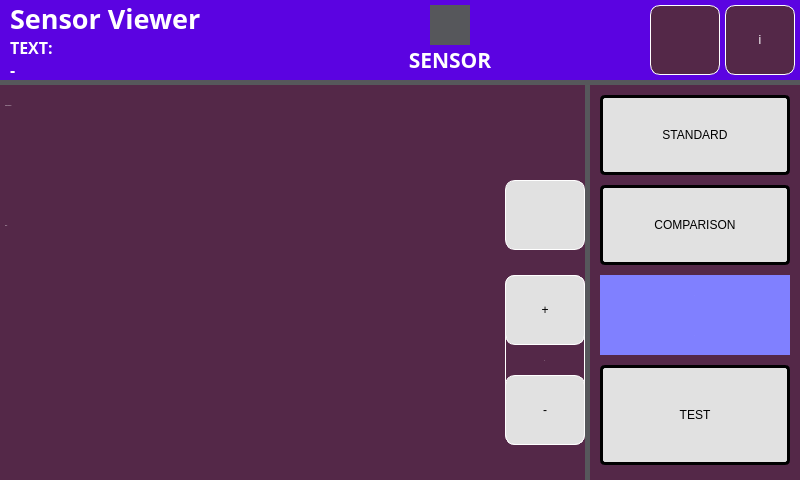
<?xml version="1.0" encoding="UTF-8"?>
<ui version="4.0">
 <class>MainWindow</class>
 <widget class="QMainWindow" name="MainWindow">
  <property name="geometry">
   <rect>
    <x>0</x>
    <y>0</y>
    <width>800</width>
    <height>480</height>
   </rect>
  </property>
  <property name="contextMenuPolicy">
   <enum>Qt::PreventContextMenu</enum>
  </property>
  <property name="windowTitle">
   <string>Mid-Level Sensor Viewer</string>
  </property>
  <property name="layoutDirection">
   <enum>Qt::RightToLeft</enum>
  </property>
  <property name="styleSheet">
   <string notr="true">background-color: rgb(86, 87, 91);</string>
  </property>
  <widget class="QWidget" name="centralwidget">
   <widget class="QPushButton" name="pushButton_2">
    <property name="geometry">
     <rect>
      <x>725</x>
      <y>5</y>
      <width>70</width>
      <height>70</height>
     </rect>
    </property>
    <property name="styleSheet">
     <string notr="true">QPushButton {
	background-color: rgb(84, 40, 72);
	font: 75 40pt &quot;Times New Roman&quot;;
	color: rgb(255, 255, 255);
	border: 1px solid white;
	border-radius: 10px;
	text-align: center;
}

QPushButton::hover {
	background-color: rgb(38, 201, 84);
	color: rgb(255, 255, 255);
    border: 0px;
	border-radius: 10px;
	text-align: center;
}</string>
    </property>
    <property name="text">
     <string>i</string>
    </property>
   </widget>
   <widget class="QLabel" name="label_6">
    <property name="geometry">
     <rect>
      <x>0</x>
      <y>0</y>
      <width>200</width>
      <height>80</height>
     </rect>
    </property>
    <property name="styleSheet">
     <string notr="true">background-color: rgb(0, 157, 225);
border: 1px solid white;</string>
    </property>
    <property name="text">
     <string/>
    </property>
   </widget>
   <widget class="QPushButton" name="pushButton">
    <property name="geometry">
     <rect>
      <x>650</x>
      <y>5</y>
      <width>70</width>
      <height>70</height>
     </rect>
    </property>
    <property name="styleSheet">
     <string notr="true">QPushButton {
	background-color: rgb(84, 40, 72);
	font: 75 40pt &quot;Times New Roman&quot;;
	color: rgb(255, 255, 255);
	border: 1px solid white;
	border-radius: 10px;
	text-align: center;
}

QPushButton::hover {
	background-color: rgb(38, 201, 84);
	color: rgb(255, 255, 255);
    border: 0px;
	border-radius: 10px;
	text-align: center;
}</string>
    </property>
    <property name="text">
     <string/>
    </property>
    <property name="icon">
     <iconset>
      <selectedon>:/images/images/system_img.png</selectedon>
     </iconset>
    </property>
    <property name="iconSize">
     <size>
      <width>50</width>
      <height>50</height>
     </size>
    </property>
   </widget>
   <widget class="QLabel" name="label_4">
    <property name="geometry">
     <rect>
      <x>430</x>
      <y>5</y>
      <width>40</width>
      <height>40</height>
     </rect>
    </property>
    <property name="styleSheet">
     <string notr="true">background: url(:/images/images/sensor_error.png);</string>
    </property>
    <property name="text">
     <string/>
    </property>
   </widget>
   <widget class="QGroupBox" name="groupBox">
    <property name="geometry">
     <rect>
      <x>0</x>
      <y>85</y>
      <width>585</width>
      <height>395</height>
     </rect>
    </property>
    <property name="styleSheet">
     <string notr="true">background-color: rgb(84, 40, 72);
border: 1 px solid white;
background-repeat; no-repeat;</string>
    </property>
    <property name="title">
     <string/>
    </property>
    <widget class="QScrollArea" name="scrollArea">
     <property name="geometry">
      <rect>
       <x>8</x>
       <y>40</y>
       <width>495</width>
       <height>79</height>
      </rect>
     </property>
     <property name="layoutDirection">
      <enum>Qt::LeftToRight</enum>
     </property>
     <property name="styleSheet">
      <string notr="true">background-color: rgb(84, 40, 72);</string>
     </property>
     <property name="widgetResizable">
      <bool>true</bool>
     </property>
     <widget class="QWidget" name="scrollAreaWidgetContents">
      <property name="geometry">
       <rect>
        <x>0</x>
        <y>0</y>
        <width>495</width>
        <height>79</height>
       </rect>
      </property>
     </widget>
    </widget>
    <widget class="QLabel" name="label_9">
     <property name="geometry">
      <rect>
       <x>5</x>
       <y>5</y>
       <width>180</width>
       <height>30</height>
      </rect>
     </property>
     <property name="font">
      <font>
       <family>Lato-Bold</family>
       <pointsize>-1</pointsize>
       <italic>false</italic>
       <bold>false</bold>
      </font>
     </property>
     <property name="styleSheet">
      <string notr="true">background-color: rgba(255, 255, 255, 0%);
color: rgb(255, 255, 255);
border: 0px;
font: 24px 'Lato-Bold';</string>
     </property>
     <property name="text">
      <string>COMPARISON :</string>
     </property>
     <property name="alignment">
      <set>Qt::AlignLeading|Qt::AlignLeft|Qt::AlignVCenter</set>
     </property>
    </widget>
    <widget class="QLabel" name="label_10">
     <property name="geometry">
      <rect>
       <x>5</x>
       <y>125</y>
       <width>180</width>
       <height>30</height>
      </rect>
     </property>
     <property name="font">
      <font>
       <family>Lato-Bold</family>
       <pointsize>-1</pointsize>
       <italic>false</italic>
       <bold>false</bold>
      </font>
     </property>
     <property name="styleSheet">
      <string notr="true">background-color: rgba(255, 255, 255, 0%);
color: rgb(255, 255, 255);
border: 0px;
font: 24px 'Lato-Bold';</string>
     </property>
     <property name="text">
      <string>TEST :</string>
     </property>
     <property name="alignment">
      <set>Qt::AlignLeading|Qt::AlignLeft|Qt::AlignVCenter</set>
     </property>
    </widget>
    <widget class="QPushButton" name="pushButton_4">
     <property name="geometry">
      <rect>
       <x>505</x>
       <y>190</y>
       <width>80</width>
       <height>70</height>
      </rect>
     </property>
     <property name="layoutDirection">
      <enum>Qt::LeftToRight</enum>
     </property>
     <property name="styleSheet">
      <string notr="true">QPushButton {
	border: 1px solid white;
	border-radius: 10px;
	color: rgb(0, 0, 0);
    background-color: rgb(225, 225, 225);
	text-align: center;
	font: 44px 'Lato-Bold';
}

QPushButton::hover {
	color: rgb(255, 255, 255);	
    background-color: rgb(38, 201, 84);
}</string>
     </property>
     <property name="text">
      <string>+</string>
     </property>
    </widget>
    <widget class="QPushButton" name="pushButton_5">
     <property name="geometry">
      <rect>
       <x>505</x>
       <y>290</y>
       <width>80</width>
       <height>70</height>
      </rect>
     </property>
     <property name="layoutDirection">
      <enum>Qt::LeftToRight</enum>
     </property>
     <property name="styleSheet">
      <string notr="true">QPushButton {
	border: 1px solid white;
	border-radius: 10px;
	color: rgb(0, 0, 0);
    background-color: rgb(225, 225, 225);
	text-align: center;
	font: 44px 'Lato-Bold';
}

QPushButton::hover {
	color: rgb(255, 255, 255);	
    background-color: rgb(38, 201, 84);
}</string>
     </property>
     <property name="text">
      <string>-</string>
     </property>
    </widget>
    <widget class="QScrollArea" name="scrollArea_2">
     <property name="geometry">
      <rect>
       <x>8</x>
       <y>160</y>
       <width>495</width>
       <height>79</height>
      </rect>
     </property>
     <property name="layoutDirection">
      <enum>Qt::LeftToRight</enum>
     </property>
     <property name="styleSheet">
      <string notr="true">background-color: rgb(84, 40, 72);</string>
     </property>
     <property name="widgetResizable">
      <bool>true</bool>
     </property>
     <widget class="QWidget" name="scrollAreaWidgetContents_2">
      <property name="geometry">
       <rect>
        <x>0</x>
        <y>0</y>
        <width>495</width>
        <height>79</height>
       </rect>
      </property>
     </widget>
    </widget>
    <widget class="QScrollArea" name="scrollArea_3">
     <property name="geometry">
      <rect>
       <x>8</x>
       <y>234</y>
       <width>495</width>
       <height>79</height>
      </rect>
     </property>
     <property name="layoutDirection">
      <enum>Qt::LeftToRight</enum>
     </property>
     <property name="styleSheet">
      <string notr="true">background-color: rgb(84, 40, 72);</string>
     </property>
     <property name="widgetResizable">
      <bool>true</bool>
     </property>
     <widget class="QWidget" name="scrollAreaWidgetContents_3">
      <property name="geometry">
       <rect>
        <x>0</x>
        <y>0</y>
        <width>495</width>
        <height>79</height>
       </rect>
      </property>
     </widget>
    </widget>
    <widget class="QScrollArea" name="scrollArea_4">
     <property name="geometry">
      <rect>
       <x>8</x>
       <y>308</y>
       <width>299</width>
       <height>79</height>
      </rect>
     </property>
     <property name="layoutDirection">
      <enum>Qt::LeftToRight</enum>
     </property>
     <property name="styleSheet">
      <string notr="true">background-color: rgb(84, 40, 72);</string>
     </property>
     <property name="widgetResizable">
      <bool>true</bool>
     </property>
     <widget class="QWidget" name="scrollAreaWidgetContents_4">
      <property name="geometry">
       <rect>
        <x>0</x>
        <y>0</y>
        <width>299</width>
        <height>79</height>
       </rect>
      </property>
     </widget>
    </widget>
    <widget class="QScrollArea" name="scrollArea_5">
     <property name="geometry">
      <rect>
       <x>302</x>
       <y>308</y>
       <width>201</width>
       <height>79</height>
      </rect>
     </property>
     <property name="layoutDirection">
      <enum>Qt::LeftToRight</enum>
     </property>
     <property name="styleSheet">
      <string notr="true">background-color: rgb(84, 40, 72);</string>
     </property>
     <property name="widgetResizable">
      <bool>true</bool>
     </property>
     <widget class="QWidget" name="scrollAreaWidgetContents_5">
      <property name="geometry">
       <rect>
        <x>0</x>
        <y>0</y>
        <width>201</width>
        <height>79</height>
       </rect>
      </property>
     </widget>
    </widget>
    <widget class="QLabel" name="label_12">
     <property name="geometry">
      <rect>
       <x>505</x>
       <y>190</y>
       <width>80</width>
       <height>170</height>
      </rect>
     </property>
     <property name="styleSheet">
      <string notr="true">border: 1px solid white;
border-radius: 10px;</string>
     </property>
     <property name="text">
      <string/>
     </property>
    </widget>
    <widget class="QLabel" name="label_11">
     <property name="geometry">
      <rect>
       <x>505</x>
       <y>260</y>
       <width>80</width>
       <height>30</height>
      </rect>
     </property>
     <property name="font">
      <font>
       <family>Lato-Bold</family>
       <pointsize>-1</pointsize>
       <italic>false</italic>
       <bold>false</bold>
      </font>
     </property>
     <property name="styleSheet">
      <string notr="true">background-color: rgba(255, 255, 255, 0%);
color: rgb(255, 255, 255);
border: 0px;
font: 24px 'Lato-Bold';</string>
     </property>
     <property name="text">
      <string>0</string>
     </property>
     <property name="alignment">
      <set>Qt::AlignCenter</set>
     </property>
    </widget>
    <widget class="QPushButton" name="pushButton_3">
     <property name="geometry">
      <rect>
       <x>505</x>
       <y>95</y>
       <width>80</width>
       <height>70</height>
      </rect>
     </property>
     <property name="layoutDirection">
      <enum>Qt::LeftToRight</enum>
     </property>
     <property name="styleSheet">
      <string notr="true">QPushButton {
	border: 1px solid white;
	border-radius: 10px;
	color: rgb(0, 0, 0);
    background-color: rgb(225, 225, 225);
	background-image: url(:/images/images/clear_open_img.png);
}

QPushButton::hover {
	color: rgb(255, 255, 255);	
    background-color: rgb(38, 201, 84);
    background-image: url(:/images/images/clear_close_img.png);
}</string>
     </property>
     <property name="text">
      <string/>
     </property>
     <property name="iconSize">
      <size>
       <width>80</width>
       <height>70</height>
      </size>
     </property>
    </widget>
    <zorder>scrollArea</zorder>
    <zorder>label_9</zorder>
    <zorder>label_10</zorder>
    <zorder>scrollArea_2</zorder>
    <zorder>scrollArea_3</zorder>
    <zorder>scrollArea_4</zorder>
    <zorder>scrollArea_5</zorder>
    <zorder>label_12</zorder>
    <zorder>pushButton_4</zorder>
    <zorder>pushButton_5</zorder>
    <zorder>label_11</zorder>
    <zorder>pushButton_3</zorder>
   </widget>
   <widget class="QLabel" name="label">
    <property name="geometry">
     <rect>
      <x>10</x>
      <y>6</y>
      <width>321</width>
      <height>24</height>
     </rect>
    </property>
    <property name="font">
     <font>
      <family>Source Code Pro</family>
      <pointsize>20</pointsize>
      <bold>true</bold>
     </font>
    </property>
    <property name="styleSheet">
     <string notr="true">background-color: rgba(255, 255, 255, 0%);
color: rgb(255, 255, 255);
border: 0px;</string>
    </property>
    <property name="text">
     <string>Sensor Viewer</string>
    </property>
   </widget>
   <widget class="QGroupBox" name="groupBox_2">
    <property name="geometry">
     <rect>
      <x>590</x>
      <y>85</y>
      <width>210</width>
      <height>395</height>
     </rect>
    </property>
    <property name="styleSheet">
     <string notr="true">background-color: rgb(84, 40, 72);
border: 1 px solid white;
background-repeat; no-repeat;</string>
    </property>
    <property name="title">
     <string/>
    </property>
    <widget class="QPushButton" name="pushButton_7">
     <property name="geometry">
      <rect>
       <x>10</x>
       <y>100</y>
       <width>190</width>
       <height>80</height>
      </rect>
     </property>
     <property name="layoutDirection">
      <enum>Qt::LeftToRight</enum>
     </property>
     <property name="styleSheet">
      <string notr="true">QPushButton {
    border: 3px solid black;
	border-radius: 5px;
	color: rgb(0, 0, 0);
    background-color: rgb(225, 225, 225);
	text-align: center;
	font: 26px 'Lato-Bold';
}

QPushButton::hover {
	color: rgb(255, 255, 255);	
    background-color: rgb(38, 201, 84);
}</string>
     </property>
     <property name="text">
      <string>COMPARISON</string>
     </property>
    </widget>
    <widget class="QPushButton" name="pushButton_8">
     <property name="geometry">
      <rect>
       <x>10</x>
       <y>280</y>
       <width>190</width>
       <height>100</height>
      </rect>
     </property>
     <property name="layoutDirection">
      <enum>Qt::LeftToRight</enum>
     </property>
     <property name="styleSheet">
      <string notr="true">QPushButton {
    border: 3px solid black;
	border-radius: 5px;
	color: rgb(0, 0, 0);
    background-color: rgb(225, 225, 225);
	text-align: center;
	font: 36px 'Lato-Bold';
}

QPushButton::hover {
	color: rgb(255, 255, 255);	
    background-color: rgb(38, 201, 84);
}</string>
     </property>
     <property name="text">
      <string>TEST</string>
     </property>
    </widget>
    <widget class="QLabel" name="label_13">
     <property name="geometry">
      <rect>
       <x>10</x>
       <y>190</y>
       <width>190</width>
       <height>40</height>
      </rect>
     </property>
     <property name="font">
      <font>
       <family>Lato-Bold</family>
       <pointsize>-1</pointsize>
       <italic>false</italic>
       <bold>false</bold>
      </font>
     </property>
     <property name="styleSheet">
      <string notr="true">background-color: rgb(128, 128, 255);
color: rgb(255, 255, 255);
border: 0px;
font: 36px 'Lato-Bold';</string>
     </property>
     <property name="text">
      <string>-</string>
     </property>
     <property name="alignment">
      <set>Qt::AlignCenter</set>
     </property>
    </widget>
    <widget class="QLabel" name="label_14">
     <property name="geometry">
      <rect>
       <x>10</x>
       <y>230</y>
       <width>190</width>
       <height>40</height>
      </rect>
     </property>
     <property name="font">
      <font>
       <family>Lato-Bold</family>
       <pointsize>-1</pointsize>
       <italic>false</italic>
       <bold>false</bold>
      </font>
     </property>
     <property name="styleSheet">
      <string notr="true">background-color: rgb(128, 128, 255);
color: rgb(255, 255, 255);
border: 0px;
font: 36px 'Lato-Bold';</string>
     </property>
     <property name="text">
      <string>-</string>
     </property>
     <property name="alignment">
      <set>Qt::AlignCenter</set>
     </property>
    </widget>
    <widget class="QPushButton" name="pushButton_6">
     <property name="geometry">
      <rect>
       <x>10</x>
       <y>10</y>
       <width>190</width>
       <height>80</height>
      </rect>
     </property>
     <property name="layoutDirection">
      <enum>Qt::LeftToRight</enum>
     </property>
     <property name="styleSheet">
      <string notr="true">QPushButton {
    border: 3px solid black;
	border-radius: 5px;
	color: rgb(0, 0, 0);
    background-color: rgb(225, 225, 225);
	text-align: center;
	font: 26px 'Lato-Bold';
}

QPushButton::hover {
	color: rgb(255, 255, 255);	
    background-color: rgb(38, 201, 84);
}</string>
     </property>
     <property name="text">
      <string>STANDARD</string>
     </property>
    </widget>
    <zorder>pushButton_7</zorder>
    <zorder>pushButton_8</zorder>
    <zorder>pushButton_6</zorder>
    <zorder>label_14</zorder>
    <zorder>label_13</zorder>
   </widget>
   <widget class="QLabel" name="label_5">
    <property name="geometry">
     <rect>
      <x>390</x>
      <y>50</y>
      <width>120</width>
      <height>20</height>
     </rect>
    </property>
    <property name="font">
     <font>
      <family>Source Code Pro</family>
      <pointsize>16</pointsize>
      <bold>true</bold>
     </font>
    </property>
    <property name="styleSheet">
     <string notr="true">background-color: rgba(255, 255, 255, 0%);
color: rgb(255, 255, 255);
border: 0px;</string>
    </property>
    <property name="text">
     <string>SENSOR</string>
    </property>
    <property name="alignment">
     <set>Qt::AlignCenter</set>
    </property>
   </widget>
   <widget class="QLabel" name="label_2">
    <property name="geometry">
     <rect>
      <x>10</x>
      <y>39</y>
      <width>250</width>
      <height>16</height>
     </rect>
    </property>
    <property name="font">
     <font>
      <family>Source Code Pro</family>
      <pointsize>12</pointsize>
      <bold>true</bold>
     </font>
    </property>
    <property name="styleSheet">
     <string notr="true">background-color: rgba(255, 255, 255, 0%);
color: rgb(255, 255, 255);
border: 0px;</string>
    </property>
    <property name="text">
     <string>TEXT:</string>
    </property>
   </widget>
   <widget class="QLabel" name="label_8">
    <property name="geometry">
     <rect>
      <x>0</x>
      <y>0</y>
      <width>800</width>
      <height>80</height>
     </rect>
    </property>
    <property name="styleSheet">
     <string notr="true">background-color: rgb(91, 3, 225);</string>
    </property>
    <property name="text">
     <string/>
    </property>
   </widget>
   <widget class="QLabel" name="label_3">
    <property name="geometry">
     <rect>
      <x>10</x>
      <y>62</y>
      <width>250</width>
      <height>14</height>
     </rect>
    </property>
    <property name="font">
     <font>
      <family>Source Code Pro</family>
      <pointsize>12</pointsize>
      <bold>true</bold>
     </font>
    </property>
    <property name="styleSheet">
     <string notr="true">background-color: rgba(255, 255, 255, 0%);
color: rgb(255, 255, 255);
border: 0px;</string>
    </property>
    <property name="text">
     <string>-</string>
    </property>
   </widget>
   <zorder>label_6</zorder>
   <zorder>label_8</zorder>
   <zorder>pushButton_2</zorder>
   <zorder>pushButton</zorder>
   <zorder>label_4</zorder>
   <zorder>groupBox</zorder>
   <zorder>label</zorder>
   <zorder>groupBox_2</zorder>
   <zorder>label_5</zorder>
   <zorder>label_2</zorder>
   <zorder>label_3</zorder>
  </widget>
 </widget>
 <resources/>
 <connections/>
</ui>
